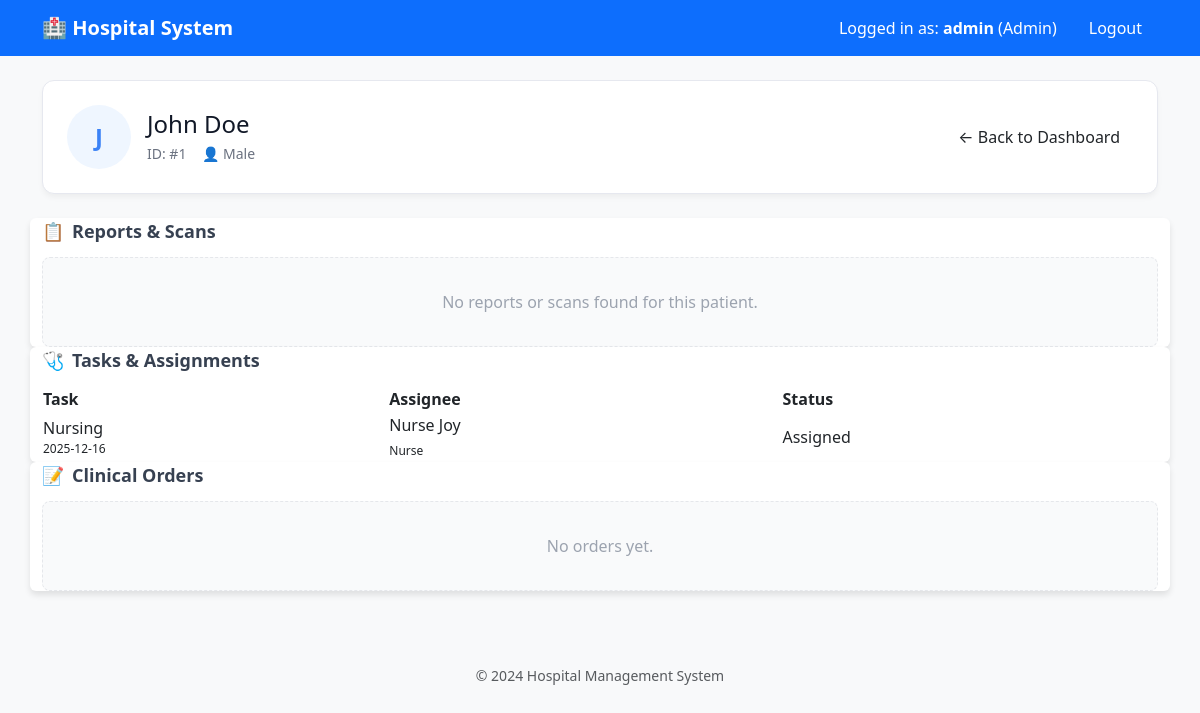
Page /doctor/patient/1 (signed in) on the committed database.
### tables this page shows
CREATE TABLE patients (
  id INTEGER PRIMARY KEY AUTOINCREMENT,
  name TEXT NOT NULL,
  username TEXT NOT NULL UNIQUE,
  password_hash TEXT NOT NULL,
  phone TEXT,
  dob TEXT,
  gender TEXT,
  created_at TEXT NOT NULL DEFAULT (datetime('now'))
);

CREATE TABLE assignments (
  id INTEGER PRIMARY KEY AUTOINCREMENT,
  patient_id INTEGER NOT NULL,
  doctor_id INTEGER NOT NULL,
  assignee_staff_id INTEGER NOT NULL, -- staff.id (nurse / radiologist)
  task_type TEXT NOT NULL,            -- CT Scan / X-Ray / Nursing Care / ECG / etc.
  notes TEXT,
  status TEXT NOT NULL DEFAULT 'Assigned', -- Assigned | In Progress | Completed
  created_at TEXT NOT NULL DEFAULT (datetime('now')),
  FOREIGN KEY(patient_id) REFERENCES patients(id) ON DELETE CASCADE,
  FOREIGN KEY(doctor_id) REFERENCES staff(id) ON DELETE CASCADE,
  FOREIGN KEY(assignee_staff_id) REFERENCES staff(id) ON DELETE CASCADE
);

CREATE TABLE staff (
  id INTEGER PRIMARY KEY AUTOINCREMENT,
  name TEXT NOT NULL,
  role TEXT NOT NULL,                -- admin | doctor | nurse | radiologist
  category TEXT,                     -- specialty / department (e.g., Cardiologist, ICU Nurse, CT Radiology)
  username TEXT NOT NULL UNIQUE,
  password_hash TEXT NOT NULL,
  phone TEXT,
  is_available INTEGER NOT NULL DEFAULT 1,
  created_at TEXT NOT NULL DEFAULT (datetime('now'))
);

### app.py (the view)
@app.get("/doctor/patient/<int:patient_id>")
def doctor_view_patient(patient_id):
    r = require_staff_role("doctor")
    if r: return r
    conn = db()
    patient = conn.execute("SELECT * FROM patients WHERE id=?", (patient_id,)).fetchone()
    if not patient:
        conn.close()
        flash("Patient not found")
        return redirect(url_for("doctor_dashboard"))
    orders = conn.execute("""
        SELECT o.*, d.name AS doctor_name
        FROM orders o
        JOIN staff d ON d.id=o.doctor_id
        WHERE o.patient_id=?
        ORDER BY o.id DESC
        LIMIT 300
    """, (patient_id,)).fetchall()
    assignments = conn.execute("""
        SELECT a.*, d.name AS doctor_name, s.name AS assignee_name, s.role AS assignee_role
        FROM assignments a
        JOIN staff d ON d.id=a.doctor_id
        JOIN staff s ON s.id=a.assignee_staff_id
        WHERE a.patient_id=?
        ORDER BY a.id DESC
        LIMIT 300
    """, (patient_id,)).fetchall()
    reports = conn.execute("""
        SELECT r.*, s.name AS staff_name, s.role AS staff_role
        FROM reports r
        JOIN staff s ON s.id=r.created_by_staff_id
        WHERE r.patient_id=?
        ORDER BY r.id DESC
        LIMIT 300
    """, (patient_id,)).fetchall()
    conn.close()
    return render_template(
        "patient_history.html",
        title="Patient History",
        patient=patient,
        orders=orders,
        assignments=assignments,
        reports=reports,
    )

### app.py (called while the page is built)
def db():
    conn = sqlite3.connect(DB_PATH)
    conn.row_factory = sqlite3.Row
    conn.execute("PRAGMA foreign_keys = ON;")
    return conn

def require_staff_role(role: str):
    if session.get("role") != role:
        if session.get("role") == "admin":
            return None # Admins can access staff routes
        return redirect(url_for("home"))
    return None

### templates/patient_history.html (shortened to what this page needs)
{% extends "base.html" %}
{% block content %}
<div class="history-header">
    <div style="display:flex; align-items:center;">
        <div class="patient-avatar">
            {{ patient.name[0] | upper }}
        </div>
        <div class="patient-info">
            <h1>{{ patient.name }}</h1>
            <div class="patient-meta">
                <span>ID: #{{ patient.id }}</span>
                {% if patient.gender %}<span>👤 {{ patient.gender }}</span>{% endif %}
            </div>
        </div>
    </div>
    <a class="btn secondary" href="{{ url_for('doctor_dashboard') }}">← Back to Dashboard</a>
</div>
<div class="row">
    <div class="card" style="grid-column: span 2;">
        <div class="section-title">
            <span>📋</span> Reports & Scans
        </div>
        {% if reports %}
        <table>
            <thead><tr><th>Date</th><th>Type</th><th>Details</th><th>Added By</th><th>Attachment</th></tr></thead>
            <tbody>
                {% for r in reports %}
                <tr>
                    <td class="muted">{{ r.created_at.split(' ')[0] }}</td>
                    <td><span class="pill">{{ r.report_type }}</span></td>
                    <td>{{ r.report_text or "" }}</td>
                    <td>{{ r.staff_name }} ({{ r.staff_role|capitalize }})</td>
                    <td>
                        {% if r.image_filename %}
                            <a class="btn small" href="{{ url_for('uploads', filename=r.image_filename) }}" target="_blank">
                                View File
                            </a>
                        {% else %}
                            <span class="muted">-</span>
                        {% endif %}
                    </td>
                </tr>
                {% endfor %}
            </tbody>
        </table>
        {% else %}
            <div class="empty-state">No reports or scans found for this patient.</div>
        {% endif %}
    </div>
    <div class="card">
        <div class="section-title">
            <span>🩺</span> Tasks & Assignments
        </div>
        {% if assignments %}
        <table>
            <thead><tr><th>Task</th><th>Assignee</th><th>Status</th></tr></thead>
            <tbody>
                {% for a in assignments %}
                <tr>
                    <td>
                        <div style="font-weight:500;">{{ a.task_type }}</div>
                        <div class="muted" style="font-size:12px;">{{ a.created_at.split(' ')[0] }}</div>
                    </td>
                    <td>{{ a.assignee_name }}<br><span class="muted" style="font-size:12px;">{{ a.assignee_role|capitalize }}</span></td>
                    <td>
                        <span class="pill {% if a.status == 'Completed' %}ok{% elif a.status == 'In Progress' %}warn{% endif %}">
                            {{ a.status }}
                        </span>
                    </td>
                </tr>
                {% endfor %}
            </tbody>
        </table>
        {% else %}
            <div class="empty-state">No active tasks.</div>
        {% endif %}
    </div>
    <div class="card">
        <div class="section-title">
            <span>📝</span> Clinical Orders
        </div>
        {% if orders %}
        <table>
            <thead><tr><th>Order</th><th>Doctor</th><th>Notes</th></tr></thead>
            <tbody>
                {% for o in orders %}
                <tr>
                    <td>
                        <div style="font-weight:500;">{{ o.order_type }}</div>
                        <div class="muted" style="font-size:12px;">{{ o.created_at.split(' ')[0] }}</div>
                    </td>
                    <td>{{ o.doctor_name }}</td>
                    <td>{{ o.notes or "-" }}</td>
                </tr>
                {% endfor %}
            </tbody>
        </table>
        {% else %}
            <div class="empty-state">No orders yet.</div>
        {% endif %}
    </div>
</div>
{% endblock %}

### templates/base.html (style rules this page uses)
body { background-color: #f8f9fa; }
.card { box-shadow: 0 4px 6px rgba(0,0,0,0.1); border: none; }

### templates/patient_history.html (style rules this page uses)
.history-header { background: white; padding: 24px; border-radius: 12px; border: 1px solid #e6e8ef; box-shadow: 0 4px 6px -1px rgba(0, 0, 0, 0.05); margin-bottom: 24px; display: flex; justify-content: space-between; align-items: center; }
.patient-avatar { width: 64px; height: 64px; background: #eff6ff; color: #3b82f6; border-radius: 50%; display: flex; align-items: center; justify-content: center; font-size: 24px; font-weight: bold; margin-right: 16px; }
.patient-info h1 { margin: 0; font-size: 24px; color: #111827; }
.patient-meta { color: #6b7280; margin-top: 4px; display: flex; gap: 16px; font-size: 14px; }
.section-title { display: flex; align-items: center; gap: 8px; margin-bottom: 12px; color: #374151; font-weight: 600; font-size: 18px; }
.empty-state { text-align: center; padding: 32px; color: #9ca3af; background: #f9fafb; border-radius: 8px; border: 1px dashed #e5e7eb; }

### rows in the picture
patients: name "J", name "John Doe", id "1", gender "Male"
assignments: task_type "Nursing", created_at "2025-12-16", assignee_name "Nurse Joy", assignee_role "Nurse", status "Assigned"

### other values in the picture
{{ session.get('username') }} "admin"
{{ session.get('role')|capitalize }} "Admin"
{{ 2024 }} "2024"
